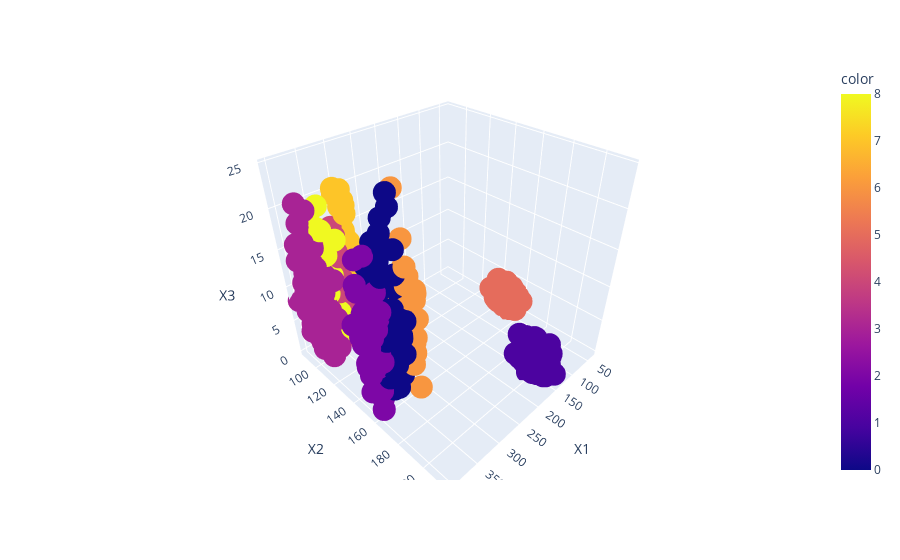

Notebook cell for this chart:
### Markdown cell above
Wynik tego indeksu jest wyższy gdy klastry są gęste i 'dobrze' rozdzielone. Podpowiada nam aby użyć 9 klastrów.

### Code cell
model = AgglomerativeClustering(n_clusters = 9)
labels = model.fit_predict(data)
fig = px.scatter_3d(data, x='X1', y='X2', z='X3', color = labels)
fig.show()

### Figure 1 — Plotly figure (JSON) as saved in the notebook; plotly's stock layout.template omitted (floating-point values rounded to 4 significant figures; data arrays with more than 128 entries replaced by an {"elided": "..."} marker saying what was removed)
{"data": [{"hovertemplate": "X1=%{x}<br>X2=%{y}<br>X3=%{z}<br>color=%{marker.color}<extra></extra>", "legendgroup": "", "marker": {"color": {"elided": "1000 int values"}, "coloraxis": "coloraxis", "symbol": "circle"}, "mode": "markers", "name": "", "scene": "scene", "showlegend": false, "type": "scatter3d", "x": {"elided": "1000 float values"}, "y": {"elided": "1000 float values"}, "z": {"elided": "1000 float values"}}], "layout": {"coloraxis": {"colorbar": {"title": {"text": "color"}}, "colorscale": [[0, "#0d0887"], [0.1111, "#46039f"], [0.2222, "#7201a8"], [0.3333, "#9c179e"], [0.4444, "#bd3786"], [0.5556, "#d8576b"], [0.6667, "#ed7953"], [0.7778, "#fb9f3a"], [0.8889, "#fdca26"], [1, "#f0f921"]]}, "legend": {"tracegroupgap": 0}, "margin": {"t": 60}, "scene": {"domain": {"x": [0, 1], "y": [0, 1]}, "xaxis": {"title": {"text": "X1"}}, "yaxis": {"title": {"text": "X2"}}, "zaxis": {"title": {"text": "X3"}}}}}
